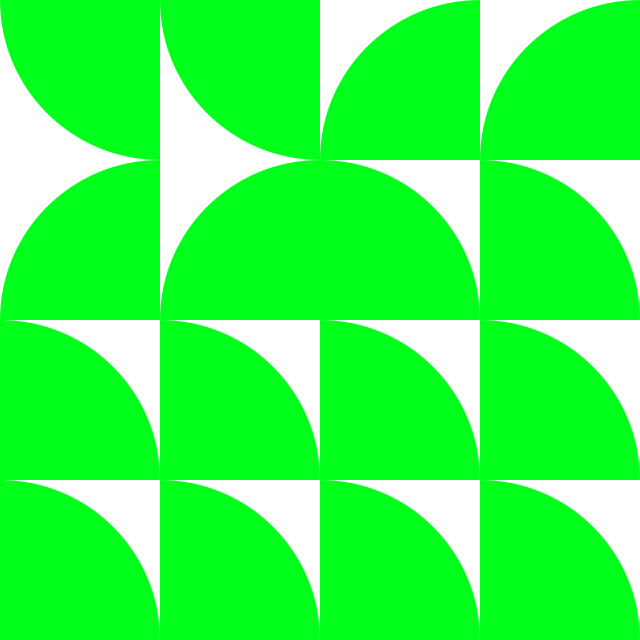
Frame 1 (no input)
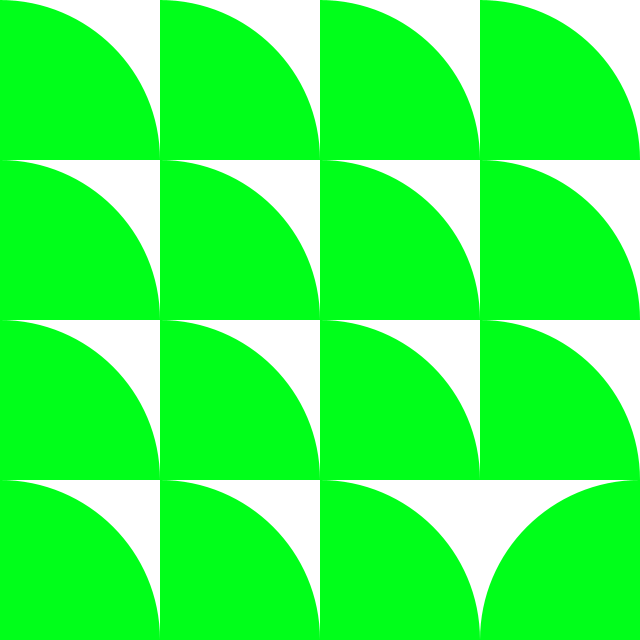
Frame 60 (the mouse pressed at the canvas centre just before this capture)
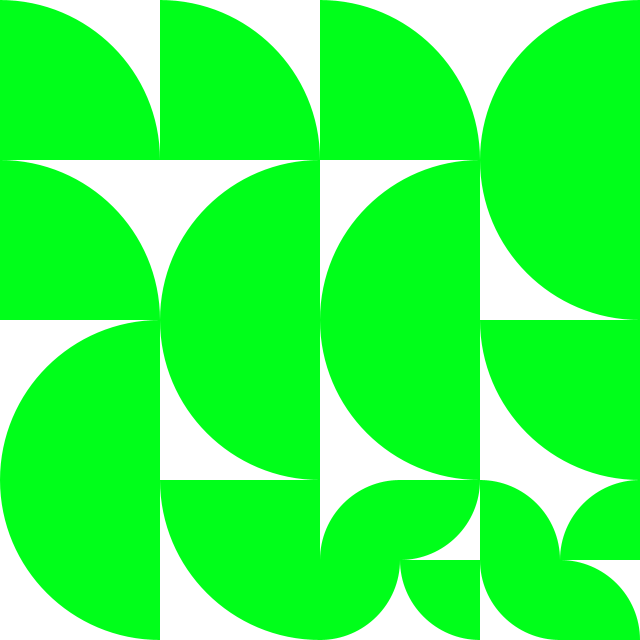
Frame 120 (the mouse held since frame 60 and released just before this capture)

The Processing sketch that drew these frames (run headless with seeded random() and noise(); from frame 60 on, the mouse is pressed at the canvas centre):

// Processing sketch: arc_grid
// ── arc_grid.pde
int bgColor = #ffffff;

// Grid A
int cols = 4;
int rows = cols;
int cellWidth;
int cellHeight;

// Grid B
int miniCols = 2;
int miniRows = miniCols;
int miniCellWidth;
int miniCellHeight;

int miniColSize;
int miniRowSize;

void setup() {
  size(640, 640);
  frameRate(60);
}

void draw() {
  background(bgColor);
  fill(#00FF1A);
  noStroke();

  cellWidth = width / cols;
  cellHeight = height / rows;

  for (int x = 0; x < cols; x++) {
    for (int y = 0; y < rows; y++) {
      float wave = sin(radians(frameCount + x * 10 + y * 20));
      float mappedWave = map(wave, -1, 1, 0, 5);
      int selector = int(mappedWave);

      pushMatrix();
      translate(cellWidth * x, cellHeight * y);

      if (selector == 0) {
        arc(0, 0, cellWidth * 2, cellHeight * 2, radians(0), radians(90));
      } else if (selector == 1) {
        // Draw Grid B (inside each cell of Grid A)
        miniCellWidth = cellWidth / miniCols;
        miniCellHeight = cellHeight / miniRows;

        for (int i = 0; i < miniCols; i++) {
          for (int j = 0; j < miniRows; j++) {
            int selector2 = int(random(4));

            pushMatrix();
            translate(i * miniCellWidth, j * miniCellHeight);

            if (selector2 == 0) {
              arc(0, 0, miniCellWidth * 2, miniCellHeight * 2, radians(0), radians(90));
            } else if (selector2 == 1) {
              arc(miniCellWidth, 0, miniCellWidth * 2, miniCellHeight * 2, radians(90), radians(180));
            } else if (selector2 == 2) {
              arc(miniCellWidth, miniCellHeight, miniCellWidth * 2, miniCellHeight * 2, radians(180), radians(270));
            } else if (selector2 == 3) {
              arc(0, miniCellHeight, miniCellWidth * 2, miniCellHeight * 2, radians(270), radians(360));
            } else {
              arc(0, miniCellHeight, miniCellWidth * 2, miniCellHeight * 2, radians(270), radians(360));
            }
            popMatrix();
          }
        }
      } else if (selector == 2) {
        arc(cellWidth, 0, cellWidth * 2, cellHeight * 2, radians(90), radians(180));
      } else if (selector == 3) {
        arc(cellWidth, cellHeight, cellWidth * 2, cellHeight * 2, radians(180), radians(270));
      } else {
         arc(0, cellHeight, cellWidth * 2, cellHeight * 2, radians(270), radians(360));
      }
      popMatrix();
    }
  }
}
